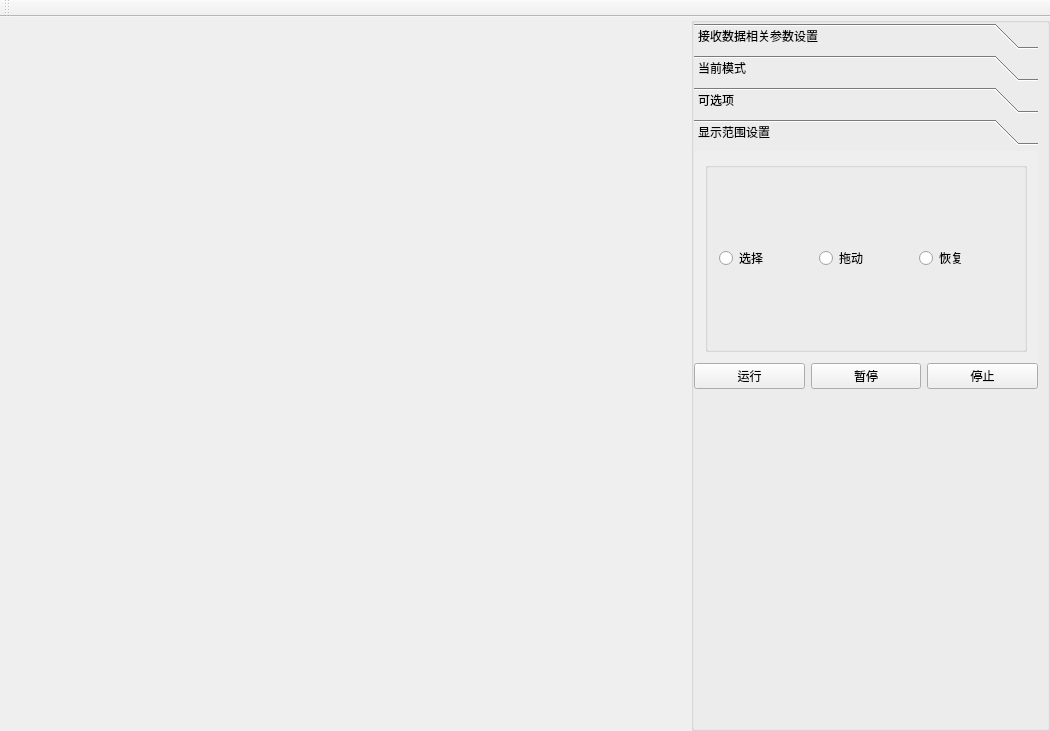
<?xml version="1.0" encoding="UTF-8"?>
<ui version="4.0">
 <class>RealTimeSignal</class>
 <widget class="QMainWindow" name="RealTimeSignal">
  <property name="geometry">
   <rect>
    <x>0</x>
    <y>0</y>
    <width>1050</width>
    <height>731</height>
   </rect>
  </property>
  <property name="windowTitle">
   <string>信号显示</string>
  </property>
  <property name="windowIcon">
   <iconset resource="../../../Res/res.qrc">
    <normaloff>:/img/FDPC.png</normaloff>:/img/FDPC.png</iconset>
  </property>
  <widget class="QWidget" name="centralWidget">
   <layout class="QHBoxLayout" name="horizontalLayout_6">
    <property name="spacing">
     <number>0</number>
    </property>
    <property name="leftMargin">
     <number>0</number>
    </property>
    <property name="topMargin">
     <number>0</number>
    </property>
    <property name="rightMargin">
     <number>0</number>
    </property>
    <property name="bottomMargin">
     <number>0</number>
    </property>
    <item>
     <widget class="QCustomPlot" name="widget" native="true">
      <property name="sizePolicy">
       <sizepolicy hsizetype="Expanding" vsizetype="Expanding">
        <horstretch>0</horstretch>
        <verstretch>0</verstretch>
       </sizepolicy>
      </property>
      <property name="minimumSize">
       <size>
        <width>691</width>
        <height>341</height>
       </size>
      </property>
      <property name="styleSheet">
       <string notr="true"/>
      </property>
     </widget>
    </item>
    <item>
     <widget class="QGroupBox" name="groupBox_4">
      <property name="sizePolicy">
       <sizepolicy hsizetype="Minimum" vsizetype="Minimum">
        <horstretch>0</horstretch>
        <verstretch>0</verstretch>
       </sizepolicy>
      </property>
      <property name="maximumSize">
       <size>
        <width>400</width>
        <height>16777215</height>
       </size>
      </property>
      <property name="title">
       <string/>
      </property>
      <layout class="QVBoxLayout" name="verticalLayout_2">
       <property name="spacing">
        <number>0</number>
       </property>
       <property name="leftMargin">
        <number>0</number>
       </property>
       <property name="topMargin">
        <number>0</number>
       </property>
       <property name="rightMargin">
        <number>9</number>
       </property>
       <property name="bottomMargin">
        <number>0</number>
       </property>
       <item>
        <layout class="QVBoxLayout" name="verticalLayout">
         <item>
          <widget class="QToolBox" name="toolBox">
           <property name="currentIndex">
            <number>3</number>
           </property>
           <widget class="QWidget" name="page">
            <property name="geometry">
             <rect>
              <x>0</x>
              <y>-61</y>
              <width>325</width>
              <height>281</height>
             </rect>
            </property>
            <attribute name="label">
             <string>接收数据相关参数设置</string>
            </attribute>
            <layout class="QVBoxLayout" name="verticalLayout_3">
             <item>
              <layout class="QHBoxLayout" name="horizontalLayout_2">
               <item>
                <layout class="QVBoxLayout" name="verticalLayout_5">
                 <item>
                  <widget class="QLabel" name="label">
                   <property name="text">
                    <string>数据类型：</string>
                   </property>
                  </widget>
                 </item>
                 <item>
                  <widget class="QLabel" name="label_3">
                   <property name="text">
                    <string>显示点数(个)：</string>
                   </property>
                  </widget>
                 </item>
                 <item>
                  <widget class="QLabel" name="label_4">
                   <property name="text">
                    <string>偏移量(位)：</string>
                   </property>
                  </widget>
                 </item>
                 <item>
                  <widget class="QLabel" name="label_2">
                   <property name="text">
                    <string>绘图间隔:</string>
                   </property>
                  </widget>
                 </item>
                </layout>
               </item>
               <item>
                <layout class="QVBoxLayout" name="verticalLayout_4">
                 <item>
                  <widget class="QComboBox" name="comboBox">
                   <item>
                    <property name="text">
                     <string>float</string>
                    </property>
                   </item>
                   <item>
                    <property name="text">
                     <string>short</string>
                    </property>
                   </item>
                   <item>
                    <property name="text">
                     <string>long</string>
                    </property>
                   </item>
                   <item>
                    <property name="text">
                     <string>int</string>
                    </property>
                   </item>
                   <item>
                    <property name="text">
                     <string>char *</string>
                    </property>
                   </item>
                   <item>
                    <property name="text">
                     <string>double</string>
                    </property>
                   </item>
                  </widget>
                 </item>
                 <item>
                  <widget class="QLineEdit" name="lineEdit">
                   <property name="text">
                    <string/>
                   </property>
                  </widget>
                 </item>
                 <item>
                  <widget class="QLineEdit" name="lineEdit_offset"/>
                 </item>
                 <item>
                  <widget class="QLineEdit" name="lineEdit_speed"/>
                 </item>
                </layout>
               </item>
              </layout>
             </item>
             <item>
              <widget class="QGroupBox" name="groupBox">
               <property name="maximumSize">
                <size>
                 <width>16777215</width>
                 <height>131</height>
                </size>
               </property>
               <property name="title">
                <string/>
               </property>
               <layout class="QHBoxLayout" name="horizontalLayout">
                <item>
                 <widget class="QRadioButton" name="radioButton_imaginarypart">
                  <property name="text">
                   <string>复数</string>
                  </property>
                  <property name="checked">
                   <bool>true</bool>
                  </property>
                 </widget>
                </item>
                <item>
                 <widget class="QRadioButton" name="radioButton_realpart">
                  <property name="text">
                   <string>实数</string>
                  </property>
                 </widget>
                </item>
               </layout>
              </widget>
             </item>
             <item>
              <widget class="QGroupBox" name="groupBox_2">
               <property name="title">
                <string/>
               </property>
               <layout class="QHBoxLayout" name="horizontalLayout_3">
                <item>
                 <widget class="QRadioButton" name="radioButton_sidebyside">
                  <property name="enabled">
                   <bool>false</bool>
                  </property>
                  <property name="text">
                   <string>并列排列</string>
                  </property>
                 </widget>
                </item>
                <item>
                 <widget class="QRadioButton" name="radioButton_alternate">
                  <property name="enabled">
                   <bool>false</bool>
                  </property>
                  <property name="text">
                   <string>交替排列</string>
                  </property>
                 </widget>
                </item>
               </layout>
              </widget>
             </item>
             <item>
              <widget class="QGroupBox" name="groupBox_3">
               <property name="title">
                <string/>
               </property>
               <layout class="QHBoxLayout" name="horizontalLayout_4">
                <item>
                 <widget class="QRadioButton" name="radioButton_drawmodel">
                  <property name="enabled">
                   <bool>false</bool>
                  </property>
                  <property name="text">
                   <string>描绘模</string>
                  </property>
                 </widget>
                </item>
                <item>
                 <widget class="QRadioButton" name="radioButton_drawimagine">
                  <property name="enabled">
                   <bool>false</bool>
                  </property>
                  <property name="text">
                   <string>描绘虚部</string>
                  </property>
                 </widget>
                </item>
                <item>
                 <widget class="QRadioButton" name="radioButton_drawreal">
                  <property name="enabled">
                   <bool>false</bool>
                  </property>
                  <property name="text">
                   <string>描绘实部</string>
                  </property>
                 </widget>
                </item>
               </layout>
              </widget>
             </item>
            </layout>
           </widget>
           <widget class="QWidget" name="page_3">
            <attribute name="label">
             <string>当前模式</string>
            </attribute>
            <layout class="QGridLayout" name="gridLayout_4">
             <item row="0" column="0">
              <widget class="QGroupBox" name="groupBox_5">
               <property name="title">
                <string/>
               </property>
               <layout class="QHBoxLayout" name="horizontalLayout_7">
                <item>
                 <widget class="QRadioButton" name="radioButton_test">
                  <property name="text">
                   <string>测试</string>
                  </property>
                 </widget>
                </item>
                <item>
                 <widget class="QRadioButton" name="radioButton_use">
                  <property name="text">
                   <string>实际使用</string>
                  </property>
                  <property name="checked">
                   <bool>true</bool>
                  </property>
                 </widget>
                </item>
               </layout>
              </widget>
             </item>
            </layout>
           </widget>
           <widget class="QWidget" name="page_2">
            <property name="geometry">
             <rect>
              <x>0</x>
              <y>0</y>
              <width>346</width>
              <height>220</height>
             </rect>
            </property>
            <attribute name="label">
             <string>可选项</string>
            </attribute>
            <layout class="QGridLayout" name="gridLayout_3">
             <item row="0" column="0">
              <widget class="QGroupBox" name="groupBox_7">
               <property name="title">
                <string/>
               </property>
               <layout class="QGridLayout" name="gridLayout">
                <item row="0" column="0">
                 <widget class="QRadioButton" name="radioButton_datasave">
                  <property name="text">
                   <string>存储数据</string>
                  </property>
                  <property name="icon">
                   <iconset resource="../../../Res/res.qrc">
                    <normaloff>:/img/save-pro.png</normaloff>:/img/save-pro.png</iconset>
                  </property>
                 </widget>
                </item>
               </layout>
              </widget>
             </item>
            </layout>
           </widget>
           <widget class="QWidget" name="page_4">
            <attribute name="label">
             <string>显示范围设置</string>
            </attribute>
            <layout class="QGridLayout" name="gridLayout_2">
             <item row="0" column="0">
              <widget class="QGroupBox" name="groupBox_6">
               <property name="title">
                <string/>
               </property>
               <layout class="QHBoxLayout" name="horizontalLayout_8">
                <item>
                 <widget class="QRadioButton" name="radioButton_choose">
                  <property name="text">
                   <string>选择</string>
                  </property>
                  <property name="icon">
                   <iconset resource="../../../Res/res.qrc">
                    <normaloff>:/img/search_hover.png</normaloff>:/img/search_hover.png</iconset>
                  </property>
                 </widget>
                </item>
                <item>
                 <widget class="QRadioButton" name="radioButton_drag">
                  <property name="text">
                   <string>拖动</string>
                  </property>
                  <property name="icon">
                   <iconset resource="../../../Res/res.qrc">
                    <normaloff>:/img/full-screen.png</normaloff>:/img/full-screen.png</iconset>
                  </property>
                 </widget>
                </item>
                <item>
                 <widget class="QRadioButton" name="radioButton">
                  <property name="text">
                   <string>恢复</string>
                  </property>
                  <property name="icon">
                   <iconset resource="../../../Res/res.qrc">
                    <normaloff>:/img/ref.jpg</normaloff>:/img/ref.jpg</iconset>
                  </property>
                 </widget>
                </item>
               </layout>
              </widget>
             </item>
            </layout>
           </widget>
          </widget>
         </item>
        </layout>
       </item>
       <item>
        <layout class="QHBoxLayout" name="horizontalLayout_5">
         <item>
          <widget class="QPushButton" name="pushButton_run">
           <property name="text">
            <string>运行</string>
           </property>
           <property name="icon">
            <iconset resource="../../../Res/res.qrc">
             <normaloff>:/img/start.png</normaloff>:/img/start.png</iconset>
           </property>
          </widget>
         </item>
         <item>
          <widget class="QPushButton" name="pushButton_pause">
           <property name="text">
            <string>暂停</string>
           </property>
           <property name="icon">
            <iconset resource="../../../Res/res.qrc">
             <normaloff>:/img/pause.jpg</normaloff>:/img/pause.jpg</iconset>
           </property>
          </widget>
         </item>
         <item>
          <widget class="QPushButton" name="pushButton_stop">
           <property name="text">
            <string>停止</string>
           </property>
           <property name="icon">
            <iconset resource="../../../Res/res.qrc">
             <normaloff>:/img/close-pro.png</normaloff>:/img/close-pro.png</iconset>
           </property>
          </widget>
         </item>
        </layout>
       </item>
       <item>
        <spacer name="verticalSpacer">
         <property name="orientation">
          <enum>Qt::Vertical</enum>
         </property>
         <property name="sizeHint" stdset="0">
          <size>
           <width>20</width>
           <height>40</height>
          </size>
         </property>
        </spacer>
       </item>
      </layout>
     </widget>
    </item>
   </layout>
  </widget>
  <widget class="QToolBar" name="mainToolBar">
   <attribute name="toolBarArea">
    <enum>TopToolBarArea</enum>
   </attribute>
   <attribute name="toolBarBreak">
    <bool>false</bool>
   </attribute>
  </widget>
  <action name="action">
   <property name="text">
    <string>参数设置</string>
   </property>
  </action>
 </widget>
 <layoutdefault spacing="6" margin="11"/>
 <customwidgets>
  <customwidget>
   <class>QCustomPlot</class>
   <extends>QWidget</extends>
   <header location="global">qcustomplot.h</header>
   <container>1</container>
  </customwidget>
 </customwidgets>
 <resources>
  <include location="../../../Res/res.qrc"/>
 </resources>
 <connections/>
</ui>
